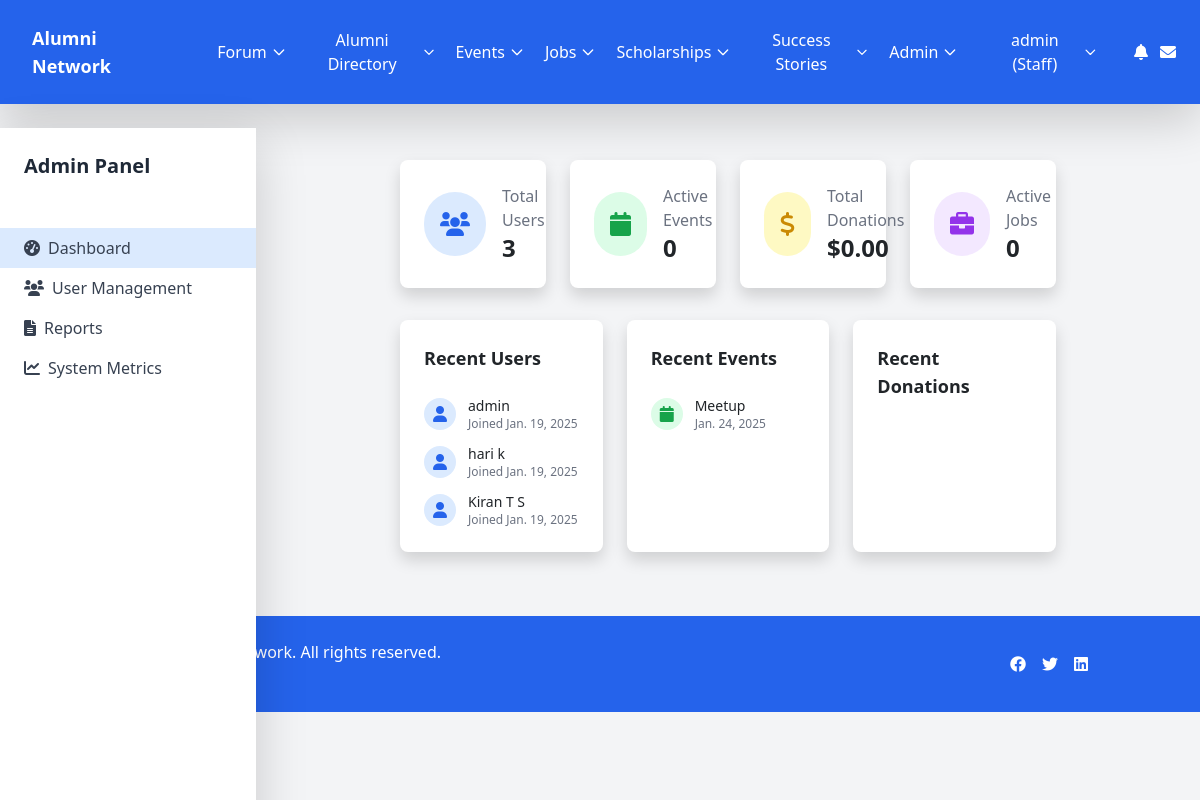
The app's page /admin-panel/ (signed in), older data.
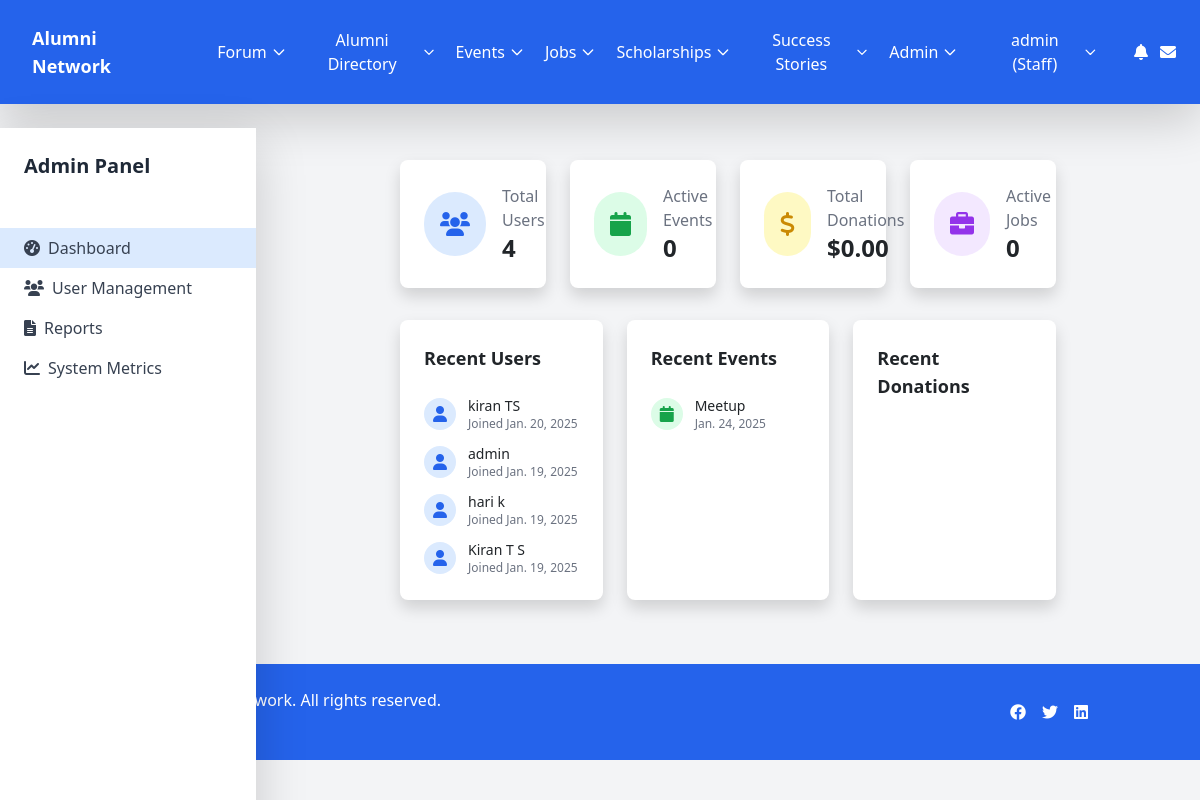
The same page, newer data.
### users/models.py (models this page shows, shortened)
class User(AbstractUser):
    USER_TYPES = (
        ('admin', 'Admin'),
        ('alumni', 'Alumni'),
        ('student', 'Student'),
    )
    INDUSTRY_CHOICES = (
        ('it', 'Information Technology'),
        ('finance', 'Finance'),
        ('healthcare', 'Healthcare'),
        ('education', 'Education'),
        ('manufacturing', 'Manufacturing'),
        ('retail', 'Retail'),
        ('consulting', 'Consulting'),
        ('marketing', 'Marketing'),
        ('other', 'Other')
    )
    AVAILABILITY_CHOICES = (
        ('available', 'Available for Mentorship'),
        ('limited', 'Limited Availability'),
        ('unavailable', 'Not Available'),
    )
    user_type = models.CharField(max_length=10, choices=USER_TYPES, default='student')
    profile_picture = models.ImageField(upload_to='profile_pics/', null=True, blank=True)
    bio = models.TextField(max_length=500, blank=True)
    graduation_year = models.IntegerField(null=True, blank=True)
    current_job_title = models.CharField(max_length=100, blank=True)
    current_company = models.CharField(max_length=100, blank=True)
    industry = models.CharField(max_length=20, choices=INDUSTRY_CHOICES, blank=True)
    years_of_experience = models.PositiveIntegerField(default=0)
    skills = models.TextField(help_text="Enter skills separated by commas", blank=True)
    achievements = models.TextField(blank=True)
    certifications = models.TextField(help_text="Enter certifications separated by commas", blank=True)
    linkedin_profile = models.URLField(max_length=200, blank=True)
    portfolio_link = models.URLField(max_length=200, blank=True)
    mentorship_availability = models.CharField(
        max_length=20,
        choices=AVAILABILITY_CHOICES,
        blank=True
    )

### events/models.py (models this page shows, shortened)
class Event(models.Model):
    EVENT_TYPES = (
        ('networking', 'Networking Event'),
        ('workshop', 'Workshop'),
        ('seminar', 'Seminar'),
        ('career_fair', 'Career Fair'),
        ('social', 'Social Gathering'),
        ('other', 'Other'),
    )
    title = models.CharField(max_length=200)
    description = models.TextField()
    event_type = models.CharField(max_length=20, choices=EVENT_TYPES)
    date = models.DateTimeField()
    location = models.CharField(max_length=200)
    capacity = models.PositiveIntegerField()
    registration_deadline = models.DateTimeField()
    created_by = models.ForeignKey(User, on_delete=models.CASCADE, related_name='created_events')
    created_at = models.DateTimeField(auto_now_add=True)
    updated_at = models.DateTimeField(auto_now=True)
    is_online = models.BooleanField(default=False)
    meeting_link = models.URLField(blank=True, null=True)
    image = models.ImageField(upload_to='event_images/', blank=True, null=True)
    participants = models.ManyToManyField(User, through='EventRegistration', related_name='registered_events')

### admin_panel/views.py (the view)
# urls.py: path('', views.admin_dashboard, name='dashboard'),
@staff_member_required
def admin_dashboard(request):
    end_date = timezone.now()
    start_date = end_date - timedelta(days=30)
    stats = {
        'total_users': User.objects.count(),
        'active_users': User.objects.filter(last_login__gte=start_date).count(),
        'total_events': Event.objects.count(),
        'upcoming_events': Event.objects.filter(date__gte=end_date).count(),
        'total_donations': Donation.objects.aggregate(Sum('amount'))['amount__sum'] or 0,
        'total_jobs': JobPosting.objects.count(),
        'active_jobs': JobPosting.objects.filter(deadline__gte=end_date).count(),
    }
    recent_activities = {
        'new_users': User.objects.order_by('-date_joined')[:5],
        'recent_events': Event.objects.order_by('-created_at')[:5],
        'recent_donations': Donation.objects.order_by('-donation_date')[:5],
    }
    return render(request, 'admin_panel/dashboard.html', {
        'stats': stats,
        'recent_activities': recent_activities,
    })

### messaging/context_processors.py (called while the page is built)
def unread_message_count(request):
    if request.user.is_authenticated:
        count = Message.objects.filter(
            conversation__participants=request.user,
            sender__in=request.user.conversations.values_list('participants', flat=True),
            is_read=False
        ).exclude(sender=request.user).count()
        return {'unread_message_count': count}
    return {'unread_message_count': 0}

### notifications/context_processors.py (called while the page is built)
def notification_count(request):
    if request.user.is_authenticated:
        unread_count = request.user.notifications.filter(read=False).count()
        return {'unread_notification_count': unread_count}
    return {'unread_notification_count': 0}

### admin_panel/templates/admin_panel/dashboard.html (shortened to what this page needs)
{% extends 'admin_panel/base_admin.html' %}
{% block admin_content %}
<div class="grid grid-cols-1 md:grid-cols-2 lg:grid-cols-4 gap-4">
    <div class="bg-white p-6 rounded-lg shadow">
        <div class="flex items-center">
            <div class="p-3 rounded-full bg-blue-100 text-blue-600">
                <i class="fas fa-users text-2xl"></i>
            </div>
            <div class="ml-4">
                <p class="text-gray-500">Total Users</p>
                <p class="text-2xl font-bold">{{ stats.total_users }}</p>
            </div>
        </div>
    </div>
    <div class="bg-white p-6 rounded-lg shadow">
        <div class="flex items-center">
            <div class="p-3 rounded-full bg-green-100 text-green-600">
                <i class="fas fa-calendar text-2xl"></i>
            </div>
            <div class="ml-4">
                <p class="text-gray-500">Active Events</p>
                <p class="text-2xl font-bold">{{ stats.upcoming_events }}</p>
            </div>
        </div>
    </div>
    <div class="bg-white p-6 rounded-lg shadow">
        <div class="flex items-center">
            <div class="p-3 rounded-full bg-yellow-100 text-yellow-600">
                <i class="fas fa-dollar-sign text-2xl"></i>
            </div>
            <div class="ml-4">
                <p class="text-gray-500">Total Donations</p>
                <p class="text-2xl font-bold">${{ stats.total_donations|floatformat:2 }}</p>
            </div>
        </div>
    </div>
    <div class="bg-white p-6 rounded-lg shadow">
        <div class="flex items-center">
            <div class="p-3 rounded-full bg-purple-100 text-purple-600">
                <i class="fas fa-briefcase text-2xl"></i>
            </div>
            <div class="ml-4">
                <p class="text-gray-500">Active Jobs</p>
                <p class="text-2xl font-bold">{{ stats.active_jobs }}</p>
            </div>
        </div>
    </div>
</div>
<div class="mt-8 grid grid-cols-1 md:grid-cols-2 lg:grid-cols-3 gap-6">
    <div class="bg-white p-6 rounded-lg shadow">
        <h3 class="text-lg font-semibold mb-4">Recent Users</h3>
        <div class="space-y-3">
            {% for user in recent_activities.new_users %}
            <div class="flex items-center">
                <div class="w-8 h-8 bg-blue-100 rounded-full flex items-center justify-center">
                    <i class="fas fa-user text-blue-600"></i>
                </div>
                <div class="ml-3">
                    <p class="text-sm font-medium">{{ user.get_full_name|default:user.username }}</p>
                    <p class="text-xs text-gray-500">Joined {{ user.date_joined|date }}</p>
                </div>
            </div>
            {% endfor %}
        </div>
    </div>
    <div class="bg-white p-6 rounded-lg shadow">
        <h3 class="text-lg font-semibold mb-4">Recent Events</h3>
        <div class="space-y-3">
            {% for event in recent_activities.recent_events %}
            <div class="flex items-center">
                <div class="w-8 h-8 bg-green-100 rounded-full flex items-center justify-center">
                    <i class="fas fa-calendar text-green-600"></i>
                </div>
                <div class="ml-3">
                    <p class="text-sm font-medium">{{ event.title }}</p>
                    <p class="text-xs text-gray-500">{{ event.date|date }}</p>
                </div>
            </div>
            {% endfor %}
        </div>
    </div>
    <div class="bg-white p-6 rounded-lg shadow">
        <h3 class="text-lg font-semibold mb-4">Recent Donations</h3>
    </div>
</div>
{% endblock %}

### templates/base.html (shortened to what the changed rows need)
<!DOCTYPE html>
<html lang="en">
<head>
    <script src="https://cdn.tailwindcss.com"></script>
    <link href="https://cdn.jsdelivr.net/npm/bootstrap@5.3.0/dist/css/bootstrap.min.css" rel="stylesheet">
    <link rel="stylesheet" href="https://cdnjs.cloudflare.com/ajax/libs/font-awesome/6.0.0/css/all.min.css">
</head>
<body class="bg-gray-100">
    <nav class="bg-blue-600 shadow-lg">
        <div class="max-w-7xl mx-auto px-4">
            <div class="flex justify-between">
                <div class="hidden md:flex items-center space-x-3">
                    {% if user.is_authenticated %}
                        <div class="relative group">
                            <button class="dropdown-button py-2 px-4 text-white hover:text-gray-200 inline-flex items-center">
                                <span>
                                    {% if user.get_full_name %}
                                        {{ user.get_full_name }}
                                    {% else %}
                                        {{ user.username }}
                                    {% endif %}
                                    {% if user.is_staff %}
                                        (Staff)
                                    {% elif user.user_type == 'alumni' %}
                                        (Alumni)
                                    {% elif user.user_type == 'student' %}
                                        (Student)
                                    {% endif %}
                                </span>
                                <svg class="w-4 h-4 ml-1" fill="none" stroke="currentColor" viewBox="0 0 24 24">
                                    <path stroke-linecap="round" stroke-linejoin="round" stroke-width="2" d="M19 9l-7 7-7-7"></path>
                                </svg>
                            </button>
                        </div>
                    {% endif %}
                </div>
            </div>
        </div>
    </nav>
    <main class="container mx-auto mt-4 px-4">
        {% block content %}
        {% endblock %}
    </main>
</body>
</html>

Row changes from the older to the newer data that the page shows:
added User: get_full_name "kiran TS", date_joined "Jan. 20, 2025"
Text that changed along with them:
{{ stats.total_users }}: "3" → "4"
